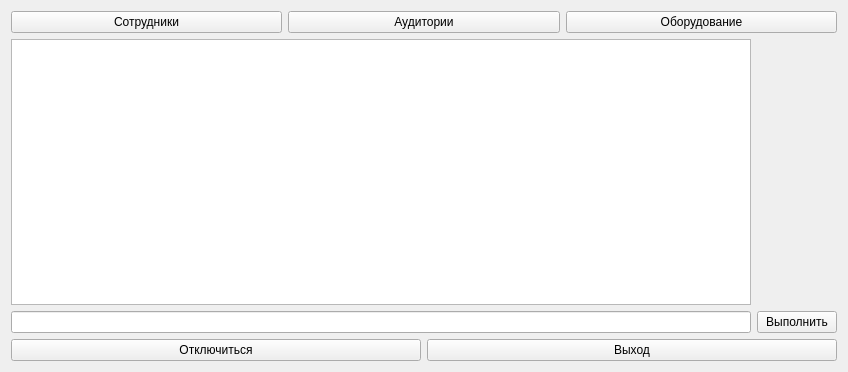
<?xml version="1.0" encoding="UTF-8"?>
<ui version="4.0">
 <class>showtata</class>
 <widget class="QWidget" name="showtata">
  <property name="geometry">
   <rect>
    <x>0</x>
    <y>0</y>
    <width>848</width>
    <height>372</height>
   </rect>
  </property>
  <property name="windowTitle">
   <string>Form</string>
  </property>
  <layout class="QGridLayout" name="gridLayout_3">
   <item row="0" column="0" colspan="2">
    <layout class="QGridLayout" name="gridLayout_2">
     <item row="0" column="0">
      <widget class="QPushButton" name="pushButton_4">
       <property name="text">
        <string>Сотрудники</string>
       </property>
      </widget>
     </item>
     <item row="0" column="1">
      <widget class="QPushButton" name="pushButton_5">
       <property name="text">
        <string>Аудитории</string>
       </property>
      </widget>
     </item>
     <item row="0" column="2">
      <widget class="QPushButton" name="pushButton_6">
       <property name="text">
        <string>Оборудование</string>
       </property>
      </widget>
     </item>
     <item row="1" column="0" colspan="3">
      <layout class="QGridLayout" name="gridLayout">
       <item row="1" column="0">
        <widget class="QLineEdit" name="lineEdit"/>
       </item>
       <item row="1" column="2">
        <widget class="QPushButton" name="pushButton_3">
         <property name="text">
          <string>Выполнить</string>
         </property>
        </widget>
       </item>
       <item row="0" column="0">
        <widget class="QTableView" name="tableView"/>
       </item>
      </layout>
     </item>
    </layout>
   </item>
   <item row="1" column="0">
    <widget class="QPushButton" name="pushButton_2">
     <property name="text">
      <string>Отключиться</string>
     </property>
    </widget>
   </item>
   <item row="1" column="1">
    <widget class="QPushButton" name="pushButton">
     <property name="text">
      <string>Выход</string>
     </property>
    </widget>
   </item>
  </layout>
  <zorder>pushButton</zorder>
  <zorder>pushButton_2</zorder>
  <zorder>tableView</zorder>
  <zorder>lineEdit</zorder>
  <zorder>pushButton_3</zorder>
  <zorder>tableView</zorder>
  <zorder>pushButton_4</zorder>
  <zorder>pushButton_5</zorder>
  <zorder>pushButton_6</zorder>
 </widget>
 <resources/>
 <connections/>
</ui>
